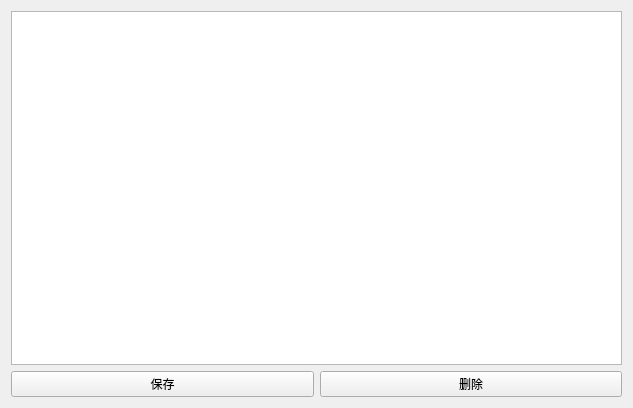
<?xml version="1.0" encoding="UTF-8"?>
<ui version="4.0">
 <class>SkipFromTableWidget</class>
 <widget class="QWidget" name="SkipFromTableWidget">
  <property name="geometry">
   <rect>
    <x>0</x>
    <y>0</y>
    <width>633</width>
    <height>408</height>
   </rect>
  </property>
  <property name="windowTitle">
   <string>Form</string>
  </property>
  <layout class="QVBoxLayout" name="verticalLayout_2">
   <item>
    <layout class="QVBoxLayout" name="verticalLayout">
     <item>
      <widget class="QListWidget" name="listWidget"/>
     </item>
     <item>
      <layout class="QHBoxLayout" name="horizontalLayout">
       <item>
        <widget class="QPushButton" name="pushButton">
         <property name="text">
          <string>保存</string>
         </property>
        </widget>
       </item>
       <item>
        <widget class="QPushButton" name="pushButton_2">
         <property name="text">
          <string>删除</string>
         </property>
        </widget>
       </item>
      </layout>
     </item>
    </layout>
   </item>
  </layout>
 </widget>
 <resources/>
 <connections/>
</ui>
